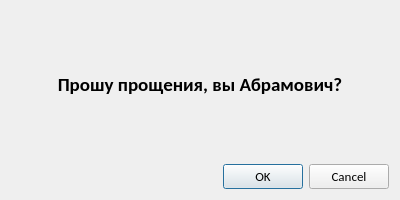
<?xml version="1.0" encoding="UTF-8"?>
<ui version="4.0">
 <class>Form</class>
 <widget class="QWidget" name="Form">
  <property name="geometry">
   <rect>
    <x>0</x>
    <y>0</y>
    <width>400</width>
    <height>200</height>
   </rect>
  </property>
  <property name="windowTitle">
   <string>Form</string>
  </property>
  <layout class="QVBoxLayout" name="verticalLayout_2">
   <item>
    <layout class="QVBoxLayout" name="verticalLayout">
     <item>
      <widget class="QLabel" name="label">
       <property name="font">
        <font>
         <family>Calibri</family>
         <pointsize>14</pointsize>
         <weight>75</weight>
         <bold>true</bold>
        </font>
       </property>
       <property name="text">
        <string>Прошу прощения, вы Абрамович?</string>
       </property>
       <property name="alignment">
        <set>Qt::AlignCenter</set>
       </property>
      </widget>
     </item>
     <item>
      <widget class="QDialogButtonBox" name="buttonBox">
       <property name="font">
        <font>
         <family>Calibri</family>
         <pointsize>10</pointsize>
        </font>
       </property>
       <property name="standardButtons">
        <set>QDialogButtonBox::Cancel|QDialogButtonBox::Ok</set>
       </property>
      </widget>
     </item>
    </layout>
   </item>
  </layout>
 </widget>
 <resources/>
 <connections/>
</ui>
